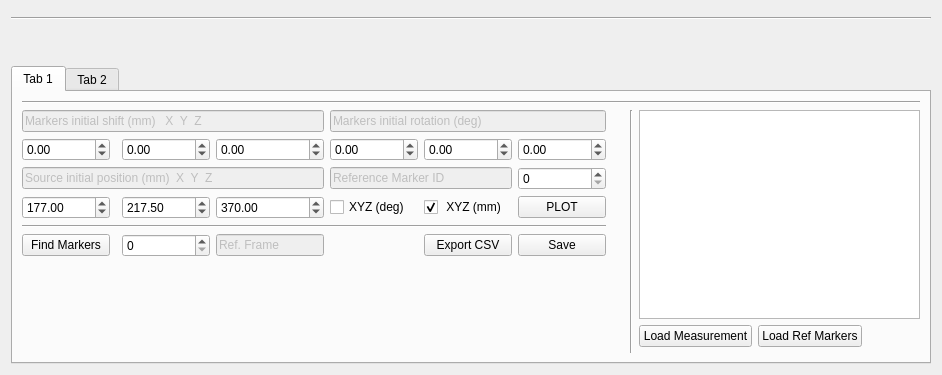
          <widget class="QWidget" name="tab_15">
           <attribute name="title">
            <string>Calibration</string>
           </attribute>
           <layout class="QGridLayout" name="gridLayout_11">
            <item row="2" column="0" colspan="3">
             <widget class="Line" name="line_9">
              <property name="orientation">
               <enum>Qt::Orientation::Horizontal</enum>
              </property>
             </widget>
            </item>
            <item row="1" column="0">
             <widget class="QWidget" name="IrIS_cal_widget01" native="true"/>
            </item>
            <item row="1" column="1">
             <widget class="QWidget" name="IrIS_cal_widget02" native="true">
              <property name="enabled">
               <bool>true</bool>
              </property>
             </widget>
            </item>
            <item row="3" column="0">
             <spacer name="verticalSpacer_6">
              <property name="orientation">
               <enum>Qt::Orientation::Vertical</enum>
              </property>
              <property name="sizeHint" stdset="0">
               <size>
                <width>20</width>
                <height>40</height>
               </size>
              </property>
             </spacer>
            </item>
            <item row="4" column="0" colspan="3">
             <widget class="QTabWidget" name="tabWidget_7">
              <property name="currentIndex">
               <number>0</number>
              </property>
              <widget class="QWidget" name="tab_28">
               <attribute name="title">
                <string>Tab 1</string>
               </attribute>
               <layout class="QGridLayout" name="gridLayout_27">
                <item row="3" column="2">
                 <widget class="QDoubleSpinBox" name="IrIS_cal_MK_02">
                  <property name="minimum">
                   <double>-999999.000000000000000</double>
                  </property>
                  <property name="maximum">
                   <double>9999999.000000000000000</double>
                  </property>
                  <property name="value">
                   <double>0.000000000000000</double>
                  </property>
                 </widget>
                </item>
                <item row="5" column="0">
                 <widget class="QDoubleSpinBox" name="IrIS_cal_Sour_01">
                  <property name="minimum">
                   <double>-999999.000000000000000</double>
                  </property>
                  <property name="maximum">
                   <double>9999999.000000000000000</double>
                  </property>
                  <property name="value">
                   <double>177.000000000000000</double>
                  </property>
                 </widget>
                </item>
                <item row="18" column="13">
                 <spacer name="horizontalSpacer_21">
                  <property name="orientation">
                   <enum>Qt::Orientation::Horizontal</enum>
                  </property>
                  <property name="sizeHint" stdset="0">
                   <size>
                    <width>40</width>
                    <height>20</height>
                   </size>
                  </property>
                 </spacer>
                </item>
                <item row="3" column="6">
                 <widget class="QDoubleSpinBox" name="IrIS_cal_MK_06">
                  <property name="minimum">
                   <double>-999999.000000000000000</double>
                  </property>
                  <property name="maximum">
                   <double>9999999.000000000000000</double>
                  </property>
                 </widget>
                </item>
                <item row="3" column="0">
                 <widget class="QDoubleSpinBox" name="IrIS_cal_MK_01">
                  <property name="minimum">
                   <double>-999999.000000000000000</double>
                  </property>
                  <property name="maximum">
                   <double>9999999.000000000000000</double>
                  </property>
                  <property name="value">
                   <double>0.000000000000000</double>
                  </property>
                 </widget>
                </item>
                <item row="3" column="3">
                 <widget class="QDoubleSpinBox" name="IrIS_cal_MK_03">
                  <property name="minimum">
                   <double>-999999.000000000000000</double>
                  </property>
                  <property name="maximum">
                   <double>9999999.000000000000000</double>
                  </property>
                 </widget>
                </item>
                <item row="1" column="0" colspan="16">
                 <widget class="Line" name="line_20">
                  <property name="orientation">
                   <enum>Qt::Orientation::Horizontal</enum>
                  </property>
                 </widget>
                </item>
                <item row="18" column="11">
                 <widget class="QPushButton" name="IrIS_cal_load_meas">
                  <property name="text">
                   <string>Load Measurement</string>
                  </property>
                 </widget>
                </item>
                <item row="3" column="4">
                 <widget class="QDoubleSpinBox" name="IrIS_cal_MK_04">
                  <property name="minimum">
                   <double>-999999.000000000000000</double>
                  </property>
                  <property name="maximum">
                   <double>9999999.000000000000000</double>
                  </property>
                 </widget>
                </item>
                <item row="2" column="11" rowspan="16" colspan="5">
                 <widget class="QTableWidget" name="IrIS_cal_ref_table"/>
                </item>
                <item row="2" column="0" colspan="4">
                 <widget class="QLineEdit" name="lineEdit_44">
                  <property name="enabled">
                   <bool>false</bool>
                  </property>
                  <property name="text">
                   <string>Markers initial shift (mm)   X  Y  Z</string>
                  </property>
                 </widget>
                </item>
                <item row="18" column="12">
                 <widget class="QPushButton" name="IrIS_cal_load_ref">
                  <property name="text">
                   <string>Load Ref Markers</string>
                  </property>
                 </widget>
                </item>
                <item row="2" column="10" rowspan="18">
                 <widget class="Line" name="line_21">
                  <property name="orientation">
                   <enum>Qt::Orientation::Vertical</enum>
                  </property>
                 </widget>
                </item>
                <item row="3" column="5">
                 <widget class="QDoubleSpinBox" name="IrIS_cal_MK_05">
                  <property name="minimum">
                   <double>-999999.000000000000000</double>
                  </property>
                  <property name="maximum">
                   <double>9999999.000000000000000</double>
                  </property>
                 </widget>
                </item>
                <item row="2" column="4" colspan="3">
                 <widget class="QLineEdit" name="lineEdit_45">
                  <property name="enabled">
                   <bool>false</bool>
                  </property>
                  <property name="text">
                   <string>Markers initial rotation (deg)</string>
                  </property>
                 </widget>
                </item>
                <item row="4" column="0" colspan="4">
                 <widget class="QLineEdit" name="lineEdit_43">
                  <property name="enabled">
                   <bool>false</bool>
                  </property>
                  <property name="text">
                   <string>Source initial position (mm)  X  Y  Z</string>
                  </property>
                 </widget>
                </item>
                <item row="5" column="2">
                 <widget class="QDoubleSpinBox" name="IrIS_cal_Sour_02">
                  <property name="minimum">
                   <double>-999999.000000000000000</double>
                  </property>
                  <property name="maximum">
                   <double>9999999.000000000000000</double>
                  </property>
                  <property name="value">
                   <double>217.500000000000000</double>
                  </property>
                 </widget>
                </item>
                <item row="5" column="3">
                 <widget class="QDoubleSpinBox" name="IrIS_cal_Sour_03">
                  <property name="minimum">
                   <double>-999999.000000000000000</double>
                  </property>
                  <property name="maximum">
                   <double>9999999.000000000000000</double>
                  </property>
                  <property name="value">
                   <double>370.000000000000000</double>
                  </property>
                 </widget>
                </item>
                <item row="4" column="4" colspan="2">
                 <widget class="QLineEdit" name="lineEdit_40">
                  <property name="enabled">
                   <bool>false</bool>
                  </property>
                  <property name="text">
                   <string>Reference Marker ID</string>
                  </property>
                 </widget>
                </item>
                <item row="4" column="6">
                 <widget class="QSpinBox" name="IrIS_cal_Ref_MK_ID">
                  <property name="value">
                   <number>0</number>
                  </property>
                 </widget>
                </item>
                <item row="5" column="4">
                 <widget class="QCheckBox" name="IrIS_Cal_plot_deg">
                  <property name="text">
                   <string>XYZ (deg)</string>
                  </property>
                 </widget>
                </item>
                <item row="5" column="5">
                 <widget class="QCheckBox" name="IrIS_Cal_plot_mm">
                  <property name="text">
                   <string> XYZ (mm)</string>
                  </property>
                  <property name="checked">
                   <bool>true</bool>
                  </property>
                 </widget>
                </item>
                <item row="5" column="6">
                 <widget class="QPushButton" name="IrIS_cal_plot">
                  <property name="text">
                   <string>PLOT</string>
                  </property>
                 </widget>
                </item>
                <item row="6" column="0" colspan="7">
                 <widget class="Line" name="line_22">
                  <property name="orientation">
                   <enum>Qt::Orientation::Horizontal</enum>
                  </property>
                 </widget>
                </item>
                <item row="7" column="6">
                 <widget class="QPushButton" name="IrIS_cal_save">
                  <property name="text">
                   <string>Save</string>
                  </property>
                 </widget>
                </item>
                <item row="7" column="5">
                 <widget class="QPushButton" name="IrIS_cal_export">
                  <property name="text">
                   <string>Export CSV</string>
                  </property>
                 </widget>
                </item>
                <item row="7" column="0">
                 <widget class="QPushButton" name="IrIS_cal_findMK">
                  <property name="text">
                   <string>Find Markers</string>
                  </property>
                 </widget>
                </item>
                <item row="7" column="2">
                 <widget class="QSpinBox" name="ref_frame_cal_IrIS"/>
                </item>
                <item row="7" column="3">
                 <widget class="QLineEdit" name="lineEdit_11">
                  <property name="enabled">
                   <bool>false</bool>
                  </property>
                  <property name="text">
                   <string>Ref. Frame</string>
                  </property>
                 </widget>
                </item>
               </layout>
              </widget>
              <widget class="QWidget" name="tab_29">
               <attribute name="title">
                <string>Tab 2</string>
               </attribute>
              </widget>
             </widget>
            </item>
           </layout>
          </widget>
